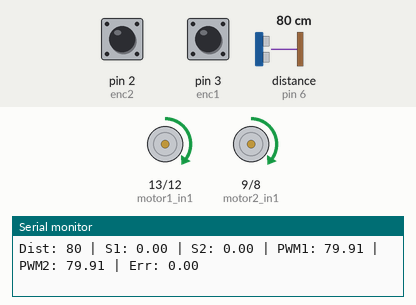
A sketch run on a simulated Arduino Uno, built with avr-gcc and run on an emulated ATmega328P. On the bench: motor-driver pin pairs drawn as motors (green arrow = first pin HIGH = forward, orange = second pin HIGH = backward, longer = more drive, scaled by the enable pin), the last lines printed to the serial monitor. Wiring (inferred from the names in the program): ultrasonic range finder: trigger pin 7; echo pin 6. Inputs (shaded band) come from the test bench; at power-on: distance to the obstacle (sensor on pin 6) 80 cm, pin 3 (enc1) HIGH, pin 2 (enc2) HIGH. The echo pulse lasts 58.3 µs per cm.

Above: at 1.2 s.
1.3 s: distance to the obstacle (sensor on pin 6) set to 17 cm
2.8 s: distance to the obstacle (sensor on pin 6) set to 12 cm
At 3.22 s:
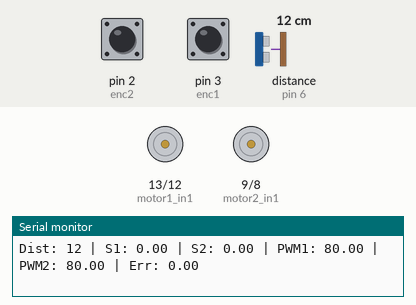
5.8 s: pin 3 (enc1) pulled LOW for 0.15 s
8.8 s: pin 2 (enc2) pulled LOW for 0.15 s
11.8 s: distance to the obstacle (sensor on pin 6) set to 18 cm
At 12.2 s:
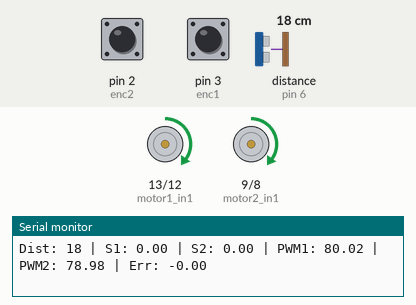
13.3 s: pin 2 (enc2) pulled LOW for 1 s
Timing chart, 0 to 16.6 s (numbered marks = the images above; inputs shaded):
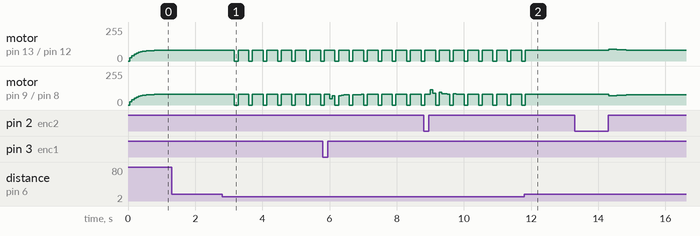

The sketch:

pid.ino
```cpp
// =====================================
//         PIN CONFIG
// =====================================
const int motor1_in1 = 13;
const int motor1_in2 = 12;
const int motor1_en  = 11;  // PWM

const int motor2_in1 = 9;
const int motor2_in2 = 8;
const int motor2_en  = 10;  // PWM

// Encoder
const int enc1 = 3;
const int enc2 = 2;

volatile long count1 = 0;
volatile long count2 = 0;

// Ultrasonic
const int trigPin = 7;
const int echoPin = 6;

// =====================================
//        PID CONFIG
// =====================================
float kp = 6.0;        // giảm phản hồi
float ki = 0.5;        // tăng tích lũy
float kd = 0.6;        // giảm giật
float dt = 0.08;       // 80ms mỗi vòng lặp

int baseSpeed = 80;       // tốc độ trung bình
int correctionLimit = 40; // giảm chênh lệch PWM để mượt hơn

float error = 0;
float lastError = 0;
float integral = 0;

float speed1Filt = 0;
float speed2Filt = 0;

// =====================================
//       BROWNOUT + SAFETY FUNCTIONS
// =====================================
long readVcc() {
  ADMUX = _BV(REFS0) | _BV(MUX3) | _BV(MUX2) | _BV(MUX1);
  delay(2);
  ADCSRA |= _BV(ADSC);
  while (bit_is_set(ADCSRA, ADSC));
  long result = ADCL;
  result |= ADCH << 8;
  return 1125300L / result;
}

void checkBrownout() {
  long v = readVcc();
  if (v < 4600) {
    Serial.print("BROWNOUT! Vcc=");
    Serial.println(v);
    delay(50);
    asm volatile ("jmp 0");
  }
}

// Chống giá trị rác
long safeValue(long x, long minV, long maxV) {
  if (x < minV || x > maxV) return 0;
  return x;
}

// =====================================
//          MOTOR FUNCTIONS
// =====================================
void moveForward(int p1, int p2) {
  digitalWrite(motor1_in1, HIGH);
  digitalWrite(motor1_in2, LOW);
  analogWrite(motor1_en, p1);

  digitalWrite(motor2_in1, HIGH);
  digitalWrite(motor2_in2, LOW);
  analogWrite(motor2_en, p2);
}

void moveStop() {
  analogWrite(motor1_en, 0);
  analogWrite(motor2_en, 0);
  digitalWrite(motor1_in1, LOW);
  digitalWrite(motor1_in2, LOW);
  digitalWrite(motor2_in1, LOW);
  digitalWrite(motor2_in2, LOW);
}

// =====================================
//       TURN RIGHT SMOOTH (PID)
// =====================================
void turnRightPID(int basePwm = 80, int turnDurationMs = 300) {
  unsigned long start = millis();
  integral = 0;
  lastError = 0;

  while (millis() - start < turnDurationMs) {
    noInterrupts();
    long c1 = count1;
    long c2 = count2;
    count1 = 0;
    count2 = 0;
    interrupts();

    c1 = safeValue(c1, 0, 2000);
    c2 = safeValue(c2, 0, 2000);

    float speed1 = c1 / dt;
    float speed2 = c2 / dt;

    // Lọc tốc độ mượt
    speed1Filt = speed1Filt * 0.8 + speed1 * 0.2;
    speed2Filt = speed2Filt * 0.8 + speed2 * 0.2;

    error = speed1Filt - speed2Filt;

    if (abs(error) < 20) integral += error * dt;
    float derivative = (error - lastError) / dt;
    lastError = error;

    float correction = kp * error + ki * integral + kd * derivative;
    correction = constrain(correction, -correctionLimit, correctionLimit);

    int pwmLeft = constrain(basePwm, 0, 255);
    int pwmRight = constrain(basePwm - correction, 0, 255);

    digitalWrite(motor1_in1, HIGH);
    digitalWrite(motor1_in2, LOW);
    analogWrite(motor1_en, pwmLeft);

    digitalWrite(motor2_in1, HIGH);
    digitalWrite(motor2_in2, LOW);
    analogWrite(motor2_en, pwmRight);

    delay(dt * 1000);
  }

  moveStop();
  delay(50);
}

// =====================================
//           ULTRASONIC
// =====================================
long getDistance() {
  digitalWrite(trigPin, LOW);
  delayMicroseconds(2);
  digitalWrite(trigPin, HIGH);
  delayMicroseconds(10);
  digitalWrite(trigPin, LOW);

  long duration = pulseIn(echoPin, HIGH, 20000);
  long distanceCm = duration / 29 / 2;

  return safeValue(distanceCm, 0, 400);
}

// =====================================
//         ENCODER INTERRUPTS
// =====================================
void encoder1() { count1++; }
void encoder2() { count2++; }

// =====================================
//               SETUP
// =====================================
void setup() {
  Serial.begin(115200);

  pinMode(motor1_in1, OUTPUT);
  pinMode(motor1_in2, OUTPUT);
  pinMode(motor1_en, OUTPUT);

  pinMode(motor2_in1, OUTPUT);
  pinMode(motor2_in2, OUTPUT);
  pinMode(motor2_en, OUTPUT);

  pinMode(enc1, INPUT_PULLUP);
  pinMode(enc2, INPUT_PULLUP);

  attachInterrupt(digitalPinToInterrupt(enc1), encoder1, RISING);
  attachInterrupt(digitalPinToInterrupt(enc2), encoder2, RISING);

  pinMode(trigPin, OUTPUT);
  pinMode(echoPin, INPUT);

  Serial.println("=== ROBOT START ===");
}

// =====================================
//                LOOP
// =====================================
void loop() {
  checkBrownout();
  delay(50);

  long dist = safeValue(getDistance(), 0, 400);

  noInterrupts();
  long c1 = count1;
  long c2 = count2;
  count1 = 0;
  count2 = 0;
  interrupts();

  c1 = safeValue(c1, 0, 2000);
  c2 = safeValue(c2, 0, 2000);

  float speed1 = c1 / dt;
  float speed2 = c2 / dt;

  // Lọc tốc độ mượt
  speed1Filt = speed1Filt * 0.8 + speed1 * 0.2;
  speed2Filt = speed2Filt * 0.8 + speed2 * 0.2;

  error = speed1Filt - speed2Filt;

  if (abs(error) < 20) {
    integral += error * dt;
  }

  float derivative = (error - lastError) / dt;
  lastError = error;

  float correction = kp * error + ki * integral + kd * derivative;
  correction = constrain(correction, -correctionLimit, correctionLimit);

  int pwm1_raw = constrain(baseSpeed - correction, 0, 255);
  int pwm2_raw = constrain(baseSpeed + correction, 0, 255);

  // Lọc PWM mượt
  static float pwm1 = 0;
  static float pwm2 = 0;
  pwm1 = pwm1 * 0.7 + pwm1_raw * 0.3;
  pwm2 = pwm2 * 0.7 + pwm2_raw * 0.3;

  // --- OBSTACLE ---
  if (dist < 15) {
    turnRightPID(baseSpeed, 300);
  }
  else {
    moveForward(pwm1, pwm2);
  }

  // SERIAL
  Serial.print("Dist: "); Serial.print(dist);
  Serial.print(" | S1: "); Serial.print(speed1Filt);
  Serial.print(" | S2: "); Serial.print(speed2Filt);
  Serial.print(" | PWM1: "); Serial.print(pwm1);
  Serial.print(" | PWM2: "); Serial.print(pwm2);
  Serial.print(" | Err: "); Serial.println(error);
}
```

Measured:
- the behaviour switches between 15 and 14 cm on distance to the obstacle (sensor on pin 6) (found by bisection; images 0 and 1)
- after the input at 2.8 s, motor on pin 13 (motor1_in1) / pin 12 (motor1_in2), motor on pin 9 (motor2_in1) / pin 8 (motor2_in2): alternates forward 80/255 for 0.32 s and stopped for 0.11 s, starting after 0.05 s
- after the input at 11.8 s, motor on pin 13 (motor1_in1) / pin 12 (motor1_in2), motor on pin 9 (motor2_in1) / pin 8 (motor2_in2): goes on until 11.8 s, then stays forward 80/255
